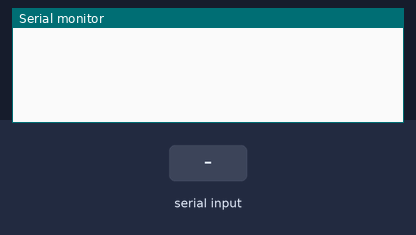
Simulated run of this sketch. Board: Arduino Uno, built with avr-gcc and run on an emulated ATmega328P. Shown: the last lines printed to the serial monitor. The test bench sets the inputs (shaded band).

Above: at 1.2 s.
1.3 s: "p" received over Serial
At 2.5 s:
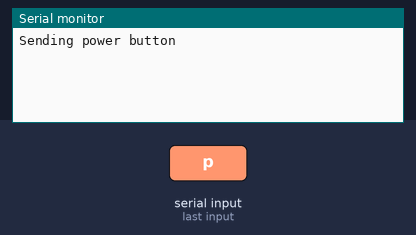
2.8 s: "m" received over Serial
At 3.9 s:
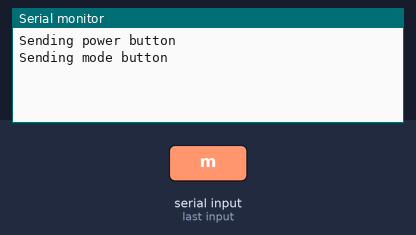
4.3 s: "s" received over Serial
At 5.1 s:
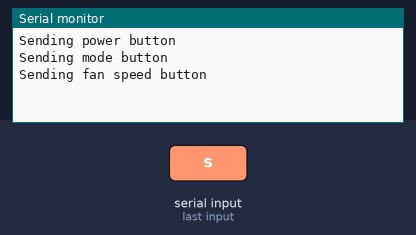
5.8 s: "+" received over Serial
At 6.2 s:
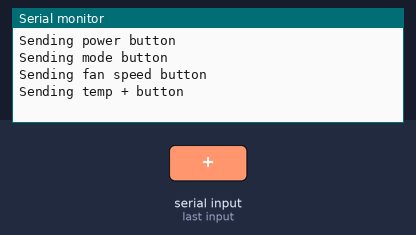

The sketch:

aircond_send.ino
```cpp
// (licence header left out)
#include <IRremote.h>

IRsend irsend;

void setup()
{
  Serial.begin(9600);
}

void loop() {
  if (Serial.available() > 0) {
    int inByte = Serial.read();
    switch (inByte) {
      case 'p':
        Serial.println("Sending power button");
        irsend.sendNEC(0x9867, 32);
        break;
      case 'm':
        Serial.println("Sending mode button");
        irsend.sendNEC(0x10EF, 32);
        break;
      case 's':
        Serial.println("Sending fan speed button");
        irsend.sendNEC(0x20DF, 32);
        break;
      case '+':
        Serial.println("Sending temp + button");
        irsend.sendNEC(0xA05F, 32);
        break;
      case '-':
        Serial.println("Sending temp - button");
        irsend.sendNEC(0x906F, 32);
        break;
      default:
        Serial.println("not a valid command");
    }
  }
}
```

Measured:
- after the input at 1.3 s, the serial monitor: prints a new line at once (image 1)
- after the input at 2.8 s, the serial monitor: prints a new line at once (image 2)
- after the input at 4.3 s, the serial monitor: prints a new line at once (image 3)
- after the input at 5.8 s, the serial monitor: prints a new line at once (image 4)
